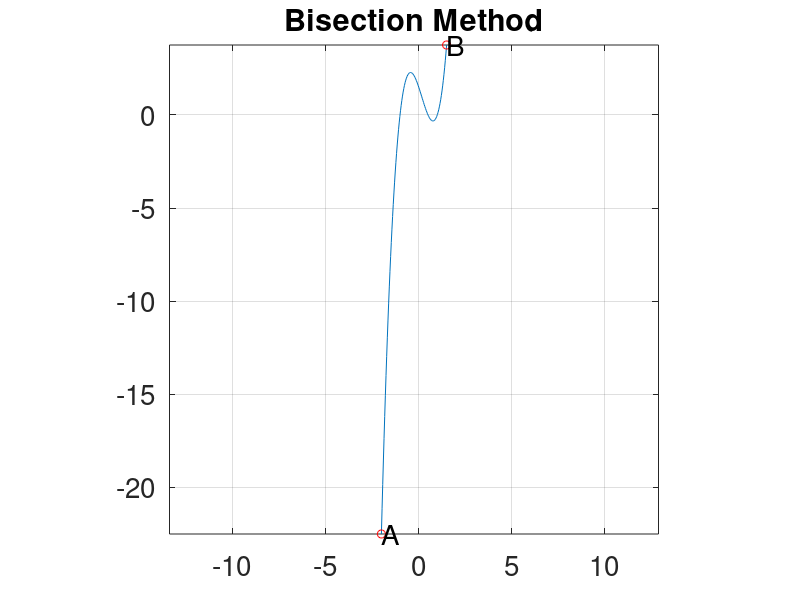

Here is the MATLAB script that generated this plot: (Note: this script raises an error after producing the figure.)
  a = -2;
  b = 1.5;
  TOL = 1e-5; ##0.00001 default tolerance 5 decimal places
  N = 30;
  points = 100;
  ##where a, b are endpoints,
  ##TOL is tolerance
  ##N is max iterations

  ##prepare formatting
  format;
  %output_precision(digit)

  #function handle
  f = @(x) 3*(x + 1).*(x - 0.5).*(x - 1);

  #x values range from a to b
  x = linspace(a,b,points);
  y = f(x);

  Fa = f(a);
  Fb = f(b);

  if (Fa*Fb)>0
    error("f(a) and f(b) are not opposite signs!");
    return;
  endif

  ## PLOTTING
  plot(x,y) ##TEST plot
  grid on;
  title('Bisection Method');
  set(gca,'FontSize',20);
  y_min = min(y);
  y_max = max(y);
  % Calculate the range for both x and y
  x_range = b - a;
  y_range = y_max - y_min;
  % Determine the maximum range for the aspect ratio
  max_range = max(x_range, y_range);
  % Calculate the new axis limits
  x_center = (b + a) / 2;
  y_center = (y_max + y_min) / 2;
  x_limit = [x_center - max_range / 2, x_center + max_range / 2];
  y_limit = [y_center - max_range / 2, y_center + max_range / 2];
  % Determine the tick locations at intervals of 2
  x_ticks = floor(x_limit(1)/2)*2 : 2 : ceil(x_limit(2)/2)*2;
  y_ticks = floor(y_limit(1)/2)*2 : 2 : ceil(y_limit(2)/2)*2;
  % Set the aspect ratio to 'equal' and specify axis limits and tick locations
  axis([x_limit, y_limit]);
  axis equal;
  hold on;
  #plot points a and b.
  plot(a, Fa, 'ro');
  plot(b, Fb, 'ro');
  text(a, Fa, "A","fontsize",20);
  text(b, Fb, "B","fontsize",20);
  ## END -- PLOTTING

  #store computed values
  bisection_result = zeros(0,7);
  column_labels = {'n', 'a', 'f(a)', 'b', 'f(b)', 'p', 'f(p)'};

  past_midpoint = a;
  for i = 1:N
    n_str = num2str(i);
    midpoint = (a + (b - a) / 2);
    fprintf('%3d\t   A:%f\t   B:%f\t   p:%f\n',i,a,b,midpoint);
    fprintf('eval%d\tf(a):%f\tf(b):%f\tf(p):%f ',i,f(a),f(b),f(midpoint));
    #p = midpoint;
    #Fp = f(p); #y of midpoint

    #Store data
    new_row = zeros(1,7);
    new_row(1,1) = i;
    new_row(1,2) = a;
    new_row(1,3) = f(a);
    new_row(1,4) = b;
    new_row(1,5) = f(b);
    new_row(1,6) = midpoint;
    new_row(1,7) = f(midpoint);
    bisection_result = vertcat(bisection_result, new_row);

    ##STOPPING CONDITION
    rel_error = fn_rel_err(midpoint, past_midpoint);
    abs_error = fn_abs_err(midpoint, past_midpoint);

    if (f(midpoint)==0) || (rel_error < TOL)
      output = midpoint;
      fprintf('ROOT REACHED\n');
      plot(midpoint, f(midpoint), 'g*');
      text(midpoint, f(midpoint), ['p' n_str],"fontsize",15);
      return;
    endif
    fprintf('\t abs err: %f\trel err: %f\n', abs_error, rel_error);

    if ((f(a).*f(midpoint))>0) #p replaces a; same sign
      a = midpoint;
      Fa = f(midpoint);
      ##solve for a[i], b[i];
    else
      b = midpoint;
      Fb = f(midpoint);
    endif
    past_midpoint = midpoint;

    ##PLOT the point
    plot(midpoint, f(midpoint), 'm+');
    text(midpoint, f(midpoint), ['p' n_str],"fontsize",15);
  endfor
  bisection_result_cell = [column_labels; num2cell(bisection_result)];
  error('Method failed after %d iterations, last value: %f',N, midpoint);
